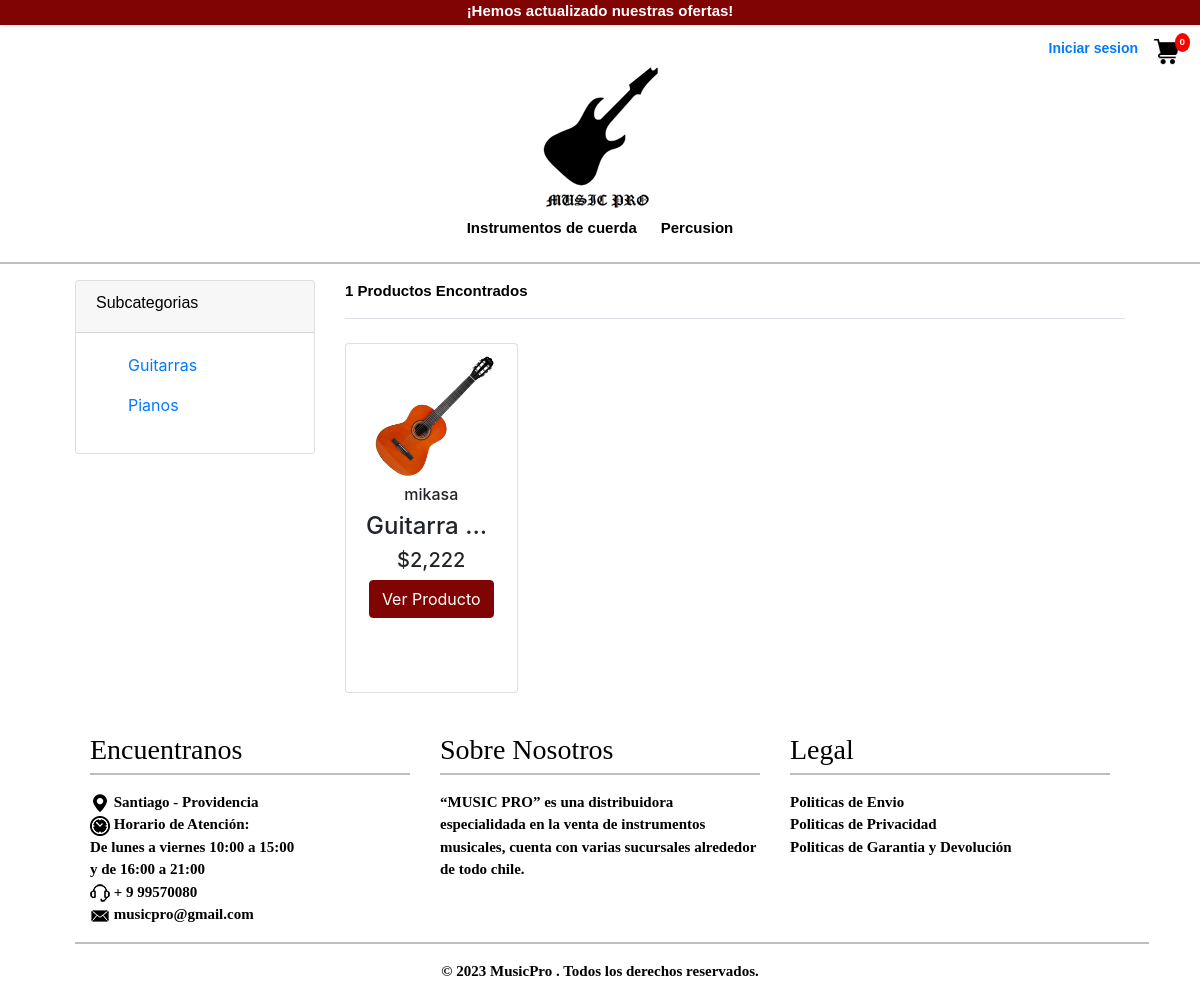
Screenshot of /store/instrumentos-de-cuerda/ with the database file from the repository.
### app/models.py (models this page shows, shortened)
class Categoria(models.Model):
    nombreCategoria = models.CharField(max_length=50,primary_key=True, verbose_name='nombre de la categoria', unique=True)
    descripcion = models.CharField(max_length=255, blank = True)
    slug = models.CharField(max_length=100)
    class Meta:
        verbose_name = 'category'
        verbose_name_plural = 'categories'

class SubCategoria(models.Model):
    nombreSubCategoria = models.CharField(max_length=50,primary_key=True, verbose_name='nombre subcategoria')
    descripcion = models.CharField(max_length=255, blank = True)
    slug = models.CharField(max_length=100)
    categoria = models.ForeignKey(Categoria, on_delete=models.CASCADE)
    slugcat = AutoSlugField(populate_from='categoria',null=True)
    class Meta:
        verbose_name = 'sub category'
        verbose_name_plural = 'sub categories'

class Producto(models.Model):
    SKU = models.IntegerField(primary_key=True, verbose_name='SKU')
    nombreProducto =  models.CharField(max_length=80 ,verbose_name='nombre', unique=True)
    slug = models.CharField(max_length=100)
    descripcion = models.TextField(verbose_name='descripcion')
    precio = models.IntegerField(verbose_name='precio')
    imagen=models.ImageField(upload_to='img/productos' , null=True)
    stock = models.IntegerField(verbose_name='stock')
    categoria= models.ForeignKey(Categoria,on_delete=models.CASCADE, )
    subcategoria= models.ForeignKey(SubCategoria,on_delete=models.CASCADE)
    tipoinstrumento= models.ForeignKey(TipoInstrumento,on_delete=models.CASCADE, blank=True, null=True)
    marca = models.ForeignKey(Marca,on_delete=models.CASCADE)
    is_available = models.BooleanField(default=True)
    create_date = models.DateTimeField(auto_now_add=True)
    modified_date = models.DateTimeField(auto_now=True)

class Marca(models.Model):
    nombreMarca = models.CharField(max_length=50,primary_key=True ,verbose_name='nombre Marca', unique=True)
    descripcion = models.CharField(max_length=255, blank = True)
    slug = models.CharField(max_length=100)
    def __str__(self) -> str:
        return self.nombreMarca

### app/views.py (the view)
# urls.py: path('store/<slug>/', store, name="store"),
def store (request, slug):
    tipo = None
    catslug = Categoria.objects.get(slug = slug)
    subcat = SubCategoria.objects.filter(categoria=catslug)
    productos = Producto.objects.filter(categoria=catslug)
    paginator = Paginator(productos, 8)
    page = request.GET.get('page')
    paged_productos = paginator.get_page(page)
    categorias = Categoria.objects.all()
    producto_count = productos.count()
    context = {
        'tipo':tipo,
        'subCat':subcat,
        'categorias':categorias,
        'productos': paged_productos,
        'producto_count': producto_count,
    }
    return render(request, 'app/tienda/store.html', context)

### carts/context_processors.py (called while the page is built)
def counter(request):
    cart_count = 0
    try:
        cart = Cart.objects.filter(cart_id=_cart_id(request))
        cart_items = CartItem.objects.all().filter(cart=cart[:1])
        for cart_item in cart_items:
            cart_count += cart_item.quantity
    except Cart.DoesNotExist:
        cart_count = 0
    return dict(cart_count=cart_count)

### carts/views.py (called while the page is built)
def _cart_id(request):
    cart = request.session.session_key
    if not cart:
        cart= request.session.create()
    return cart

### app/templates/app/tienda/store.html (shortened to what this page needs)
{% extends 'app/base.html' %}
{% load static %}
{% block contenido %}
<section class="section-content padding-y">
    <div class="container">
        <div class="row">
            <aside class="col-md-3">
                <div class="card">
                    <article class="filter-group">
                        <header class="card-header">
                            <h6 class="title">Subcategorias</h6>
                        </header>
                        <div class="filter-content collapse show" id="collapse_1" style="">
                            <div class="card-body">
                                {% for sub in subCat %}
                                <ul class="list-menu">
                                    <li><a
                                            href="{% url 'subCatfilter' sub.slugcat sub.slug  %}">{{sub.nombreSubCategoria}}</a>
                                    </li>
                                </ul>
                                {% endfor %}
                            </div>
                        </div>
                </div>
            </aside>
            <main class="col-md-9">
                <header class="border-bottom mb-4 pb-3">
                    <div class="form-inline">
                        <span class="mr-md-auto">{{ producto_count }} Productos Encontrados</span>
                    </div>
                </header>
                {% load humanize %}
                <div class="row">
                    {% for p in productos %}
                    <div class="col-xs col-sm-6 col-md col-lg-3">
                        <div class="producto">
                            <div class="card">
                                <div class="body-card">
                                    <div class="text-center"><img src="{{ p.imagen.url}}" class="img-fluid">
                                    </div>
                                    <h6 class="text-center ">{{p.marca}}</h6>
                                    <h4 class="text-center text-truncate">{{p.nombreProducto}}</h4>
                                    <h5 class="text-center ">${{p.precio | intcomma}}</h5>
                                    <a href="{% url 'detalle' p.SKU %}">
                                        <div class="text-center"> <button type="button" class="btn btn-success ">
                                                Ver Producto</button>
                                    </a>
                                </div>
                            </div>
                        </div>
                    </div>
                </div>
                {% endfor %}
        </div>
        {% endblock %}

### app/templates/app/base.html (shortened to what this page needs)
<!DOCTYPE html>
<html lang="es">
<head>
    <link rel="stylesheet" href="https://cdn.jsdelivr.net/bxslider/4.2.12/jquery.bxslider.css">
    <link href="https://cdn.jsdelivr.net/npm/bootstrap@5.0.2/dist/css/bootstrap.min.css" rel="stylesheet"
>
    <link rel="stylesheet" href="https://stackpath.bootstrapcdn.com/bootstrap/4.5.2/css/bootstrap.min.css">
    {% load static %}
    <link rel="stylesheet" href="{% static 'css/estilos.css' %}">
</head>
<body>
    <header>
        <div class="contenedor-anuncio">
            ¡Hemos actualizado nuestras ofertas!
        </div>
        <div class="sesion mt-60">
            {% if user.is_authenticated %}
            <li>
                Bienvenido/a: <a href="#">{{user.email}}</a>
                &nbsp;
                <a href="{% url 'logout' %}">Cerrar Sesion </a>
                {% if user.is_staff %}
                &nbsp;
                <a href="{%url 'adminView' %}">Panel de Admin</a>
                {% endif %}
            </li>
            {% else %}
            <li>
                <a href="{% url 'loginCli' %}">Iniciar sesion </a>
            </li>
            {% endif %}
            <div id="cart" class="cart-icon">
                <a href="{% url 'cart' %}"><img src="{% static 'img/icons/carrito.png' %}" alt="Carrito"></a>
                <div id="cart-quantity">{{ cart_count }}</div>
            </div>
        </div>
        <div class="contenedor-logo">
            <a href="{%url 'home' %}">
                <img href class="logo" src="{% static 'img/logo.png' %}" alt="logo"></a>
        </div>
        <ul class="nav nav-pills nav-justified mb-3 mx-5" id="ex1" role="tablist">
            {% for ve in categorias %}
            <li> <a href="{% url 'store' ve.slug %}"> {{ve.nombreCategoria}}</a></li>
            {% endfor %}
        </ul>
        <hr>
    </header>
    <div class="contenido">
        {% block contenido %}
        {% endblock %}
    </div>
    <footer>
        <div class="container">
            <div class="row">
                <div class="col-md-4 footer-col">
                    <h3>Encuentranos</h3>
                    <hr>
                    <ul class="list-inline">
                        <li>
                            <img src="{% static 'img/icons/ubicacion.png' %}" class="img-fluid">
                            Santiago - Providencia
                        </li>
                        <li>
                            <img src="{% static 'img/icons/horario.png' %}" class="img-fluid">
                            Horario de Atención: <br>De lunes a viernes
                            10:00 a 15:00 <br> y de 16:00 a 21:00
                        </li>
                        <li>
                            <img src="{% static 'img/icons/atencion.png' %}" class="img-fluid">
                            + 9 99570080
                        </li>
                        <li>
                            <img src="{% static 'img/icons/correo.png' %}" class="img-fluid">
                            <a target="_self" href="#">musicpro@gmail.com</a>
                        </li>
                    </ul>
                </div>
                <div class="col-md-4 footer-col">
                    <h3>Sobre Nosotros</h3>
                    <hr>
                    <ul class="list-inline">
                        <li>
                            “MUSIC PRO” es una distribuidora especialidada en la venta de instrumentos musicales, cuenta
                            con
                            varias sucursales alrededor de todo chile.
                        </li>
                    </ul>
                </div>
                <div class="col-md-4 footer-col">
                    <h3>Legal</h3>
                    <hr>
                    <ul class="list-inline">
                        <li>
                            <a target="_self" href="#">Politicas de Envio</a>
                        </li>
                        <li>
                            <a target="_self" href="#">Politicas de Privacidad</a>
                        </li>
                        <li>
                            <a target="_self" href="#"> Politicas de Garantia y Devolución</a>
                        </li>
                    </ul>
                </div>
                <hr>
            </div>
        </div>
        <div class="container">
            <div class="row">
                <div class="col-md-12 footer-col">
                    <div class="footer2">
                        © 2023 MusicPro . Todos los derechos reservados.
                    </div>
                </div>
            </div>
        </div>
    </footer>
</body>
</html>

### app/static/css/estilos.css (style rules this page uses)
* { margin: 0; padding: 0; }
body { background-color: white; }
header { width: 100%; background-color: #fff; font-family: Arial, Helvetica, sans-serif; font-weight: bold; font-size: 15px; color: #000; }
.sesion { font-size: 14px; display: flex; justify-content: flex-end; margin: 0px; margin-left: 50px; list-style: none; margin-right: 20px; }
.sesion li { margin-left: 150px; }
ul, ol { list-style: none; }
.nav { display: flex; justify-content: center; }
.nav>li { float: left; }
.nav li a { color: #000; text-decoration: none; padding: 6px 12px; display: block; }
#cart { position: relative; display: inline-block; margin-left: 15px; }
#cart img { height: 27px; width: 27px; }
#cart-quantity { position: absolute; top: -5px; right: -10px; background: red; color: white; padding: 2px 5px; border-radius: 50%; font-size: 0.7em; }
.mt-60 { margin-top: 13px; }
.contenedor-anuncio { background-color: #810404; color: white; width: 100%; height: 25px; text-align: center; box-shadow: 2px 0px 4px rgba(0, 0, 0, 0.2); }
.contenedor-logo { text-align: center; }
.contenido { background-color: #fff; width: 90%; margin: auto; }
.producto .card { height: 350px; width:100%; }
.producto .body-card { white-space: nowrap; overflow: hidden; text-overflow: ellipsis; margin-left:20px; margin-right:20px; margin-top:10px; }
.producto .body-card img { max-height: 200px; }
.producto img { object-fit: cover; }
.producto .card { margin-bottom: 20px; }
.producto .btn { margin-bottom: 10px; background-color: #810404; border-color: #810404; }
footer { color: black; width: 100%; margin: auto; font-family: Comic Sans MS; font-weight: bold; font-size: 15px; margin-bottom: 0px; margin-top: 20px; }
footer h3 { margin-bottom: 10px; margin: auto; margin-bottom: -10px; font-family: Comic Sans MS; }
footer a:link { color: black; text-decoration: none; }
.footer2 { margin: auto; width: 100%; display: flex; justify-content: center; }

### rows the page displays
Categoria: nombreCategoria "Instrumentos de cuerda"
Categoria: nombreCategoria "Percusion"
SubCategoria: nombreSubCategoria "Guitarras"
SubCategoria: nombreSubCategoria "Pianos"
Producto: imagen (picture), marca "mikasa", nombreProducto "Guitarra…", precio "2,222"

### other values shown
{{ cart_count }} "0"
{{ producto_count }} "1"
